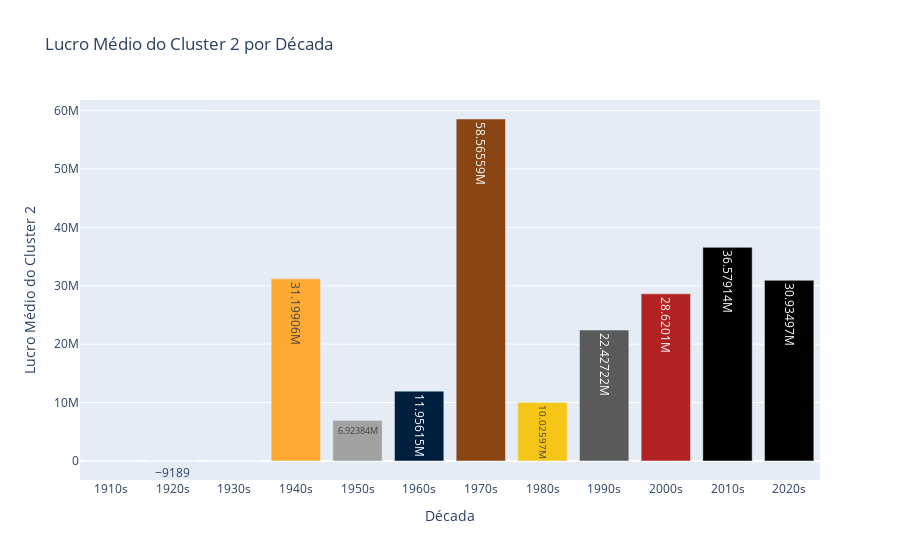

The code cell stored with this chart in its notebook:
### Code cell
#Sucesso do cluster 2 (cluster que possui filmes de terror, suspense e subgêneros relacionados) através das décadas
filmes_decada2 = coletar_lucro_medio_decada(cluster2, filmes_decada, '2')
plotar_lucro_decada(filmes_decada2, '2')

### Figure 1 — Plotly figure (JSON) as saved in the notebook; plotly's stock layout.template omitted (floating-point values rounded to 4 significant figures)
{"data": [{"alignmentgroup": "True", "hovertemplate": "Década=%{x}<br>Lucro Médio do Cluster 2=%{y}<extra></extra>", "legendgroup": "", "marker": {"color": ["#1B1B1B", "#D90429", "#FFD700", "#FFAA33", "#A2A2A2", "#001F3F", "#8B4513", "#F5C518", "#5A5A5A", "#B22222"], "pattern": {"shape": ""}}, "name": "", "offsetgroup": "", "orientation": "v", "showlegend": false, "textposition": "auto", "texttemplate": "%{y}", "type": "bar", "x": ["1910s", "1920s", "1930s", "1940s", "1950s", "1960s", "1970s", "1980s", "1990s", "2000s", "2010s", "2020s"], "xaxis": "x", "y": [0, -9189, 0, 31200000.0, 6924000.0, 11960000.0, 58570000.0, 10030000.0, 22430000.0, 28620000.0, 36580000.0, 30930000.0], "yaxis": "y"}], "layout": {"autosize": true, "barmode": "relative", "legend": {"tracegroupgap": 0}, "title": {"text": "Lucro Médio do Cluster 2 por Década"}, "xaxis": {"anchor": "y", "autorange": true, "domain": [0, 1], "range": [-0.5, 11.5], "title": {"text": "Década"}, "type": "category"}, "yaxis": {"anchor": "x", "autorange": true, "domain": [0, 1], "range": [-3263000.0, 61820000.0], "title": {"text": "Lucro Médio do Cluster 2"}, "type": "linear"}}}
